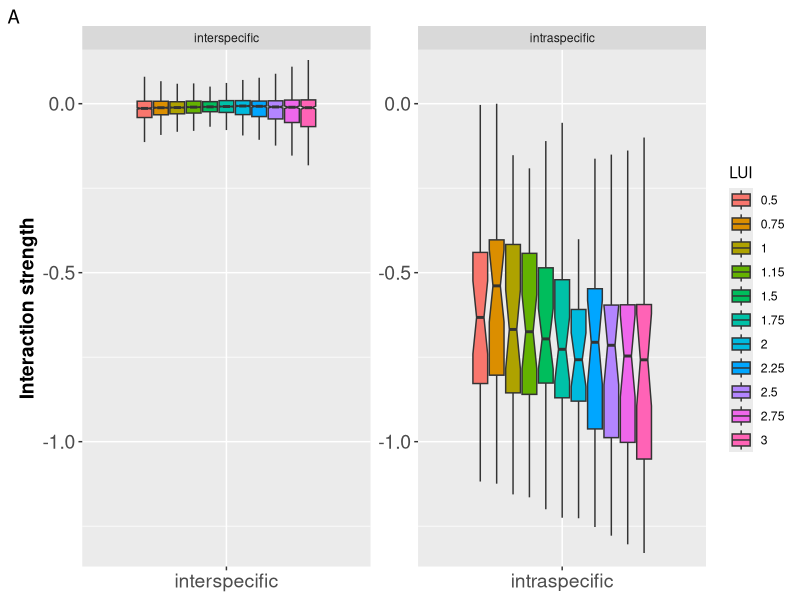

This chart was generated by the following R code: (Note: this script raises an error after producing the figure.)
#Compute structural metrics for different species richness combos across the LUI gradient

rm(list = ls())

intrinsic <- read.table("results/OG_results/intrinsic_site_lui_average_lme_50.csv", header = TRUE, sep = ",", row.names = 1)
alpha <- as.matrix(read.table("results/OG_results/interaction_matrix_lme_average_50.csv", header = TRUE, sep = ",", row.names = 1))
lui_modify_alpha <- as.matrix(read.table("results/OG_results/lui_matrix_lme_average_50.csv", header = TRUE, sep = ",", row.names = 1))

top50.short <- c("Poa_tri", "Poa_pra", "Alo_pra", "Dac_glo", "Tri_rep", "Tar_off", "Lol_per", "Arr_ela", 
                 "Fes_rub", "Fes_pra", "Tri_fla", "Ely_rep", "Tri_pra", "Bro_ere", "Ran_rep", "Bro_hor", 
                 "Ran_acr", "Pla_lan", "Ach_mil", "Gal_mol", "Her_sph", "Ant_syl", "Hol_lan", "Hel_pub",
                 "Ant_odo", "Bra_pin", "Car_hir", "Ver_cha", "Rum_ace", "Fes_ovi", "Phl_pra", "Pha_aru",
                 "Des_ces", "Agr_sto", "Cyn_cri", "Cir_ole", "Cer_hol", "Pla_med", "Cre_bie", "Urt_dio",
                 "Thy_pul", "Lol_mul", "Cir_arv", "Lot_cor", "Ran_bul", "Tri_dub", "Med_lup", "Leo_his",
                 "Car_car", "Vic_sep", "Pru_sp")

#Simulate x values of LUI at equal intervals
lui <- c(0.5, 0.75, 1, 1.15, 1.50, 1.75, 2, 2.25, 2.50, 2.75, 3) 

lui_intrinsic <- list()
lui_alpha <- list()
xx <- matrix(nrow = 51, ncol = 2, NA)
colnames(xx) <- c("intrinsic", "lui_value")
row.names(xx) <- paste(top50.short, sep = ",")

#to obtain all value of intrinsic abundance at different LUI values
for(i in 1:(length(lui))){
  for(j in 1:length(row.names(intrinsic))){
    xx[j,1] <- intrinsic[j,1] + intrinsic[j,2]*lui[i]
    xx[j,2] <- lui[i]
  }
  lui_intrinsic[[i]] <- xx
}

#to obtain species with positive intrinsic at each site
lui_intrinsic_positive <-  list()
zz <- list()
for(i in 1:(length(lui_intrinsic))){
  zz[[i]] <- row.names(subset(lui_intrinsic[[i]], lui_intrinsic[[i]][,1]>0))
  lui_intrinsic_positive[[i]] <- lui_intrinsic[[i]][which(rownames(lui_intrinsic[[i]]) %in% zz[[i]]),]
}

#to obtain interaction matrices at different LUI values
#subset the interaction matrices at different LUIs to those species showing positive growth rates.
hh <- list()

for(i in 1:(length(lui))){
  lui_alpha[[i]] <- alpha + lui_modify_alpha*lui[i]
  lui_alpha[[i]] <- lui_alpha[[i]][which(rownames(lui_alpha[[i]]) %in% row.names(lui_intrinsic_positive[[i]])),
                                   which(colnames(lui_alpha[[i]]) %in% row.names(lui_intrinsic_positive[[i]]))]
  hh[[i]] <- row.names(subset(lui_alpha[[i]], diag(lui_alpha[[i]]) < 0)) #we hold those with negative intra
  lui_alpha[[i]] <- lui_alpha[[i]][which(rownames(lui_alpha[[i]]) %in% hh[[i]]),
                                   which(colnames(lui_alpha[[i]]) %in% hh[[i]])]
}

#we create the matrices to build the violin plots


intra <-list()
inter<-list()
number_intra<-list()
number_inter <-list()
  
for(i in 1:length(lui_alpha)){
  intra[[i]] <- diag(matrix(unlist(lui_alpha[[i]]), ncol = ncol(lui_alpha[[i]]), byrow = TRUE))
  A <- matrix(unlist(lui_alpha[[i]]), ncol = ncol(lui_alpha[[i]]), byrow = TRUE)
  inter[[i]] <- unlist(A[row(A)!=col(A)])
  
  number_intra[[i]] <- length(intra[[i]])
  number_inter[[i]] <- length(inter[[i]])
  

}
#Because they are of different length
library(plyr)
#obtain a list of different length to code de data later on
lui_intra <- mapply(rep, lui, c(unlist(number_intra)))
lui_intra <- ldply(lui_intra, rbind)
lui_intra <- t(lui_intra)
lui_inter <- mapply(rep, lui, c(unlist(number_inter)))
lui_inter <- ldply(lui_inter, rbind)
lui_inter <- t(lui_inter)
  
# do the same with the values themselves
intra <- ldply(intra, rbind)
intra <- t(intra)
inter <- ldply(inter, rbind)
inter <- t(inter)

# convert everthing into a vector and name the variables
lui_intra <- c(lui_intra)
intra_code <- rep("intraspecific", times=length(lui_intra))
lui_inter <- c(lui_inter)
inter_code <- rep("interspecific", times=length(lui_inter))
intra <- c(intra)
inter <- c(inter)
p1 <- cbind(lui_intra, intra_code, intra)
p2 <- cbind(lui_inter, inter_code, inter)
data <-rbind(p1, p2)
data <- as.data.frame(data)
colnames(data)<- c("LUI", "intra_inter", "int_strength")
#remove NAs
data <- data[complete.cases(data), ]
data$LUI <- as.factor(data$LUI)
data$intra_inter <- as.factor(data$intra_inter)
data$int_strength <- as.numeric(data$int_strength)

#Now plot the violins plots 

require(ggplot2)

p<- ggplot(data, aes(x=intra_inter, y=int_strength, fill=LUI)) + coord_cartesian(ylim = c(-1.3, 0.09))+
geom_boxplot(outlier.size=-1, notch=TRUE) + facet_wrap(~intra_inter, scales="free") + labs(x = " ", y="Interaction strength", tag = "A")
p + theme(
  axis.text=element_text(size=14),
  plot.title = element_text(size=14),
  axis.title.x = element_blank(),
  axis.title.y = element_text(size=14, face="bold")
)

ggsave(filename = "figures/paper_figures/SupFig1_inter_strength.png", device = "png",
       width = 15, height = 10, limitsize = FALSE)

